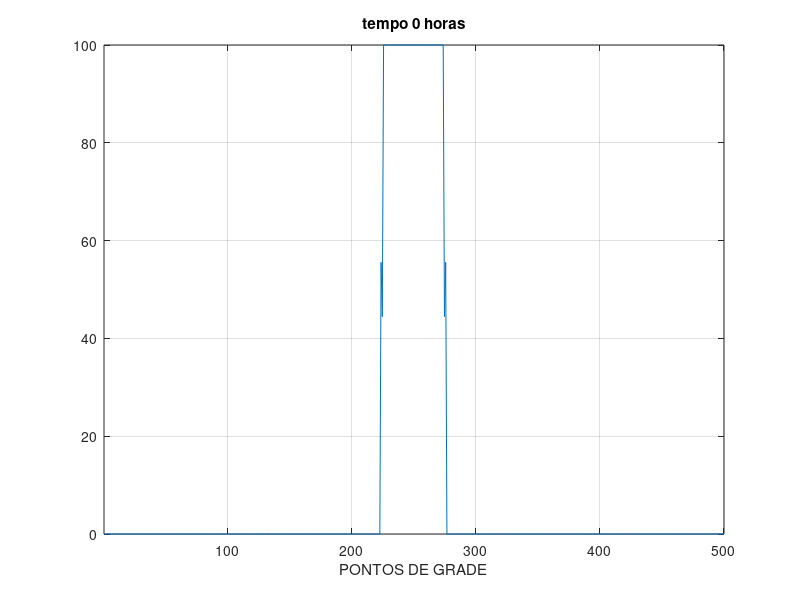
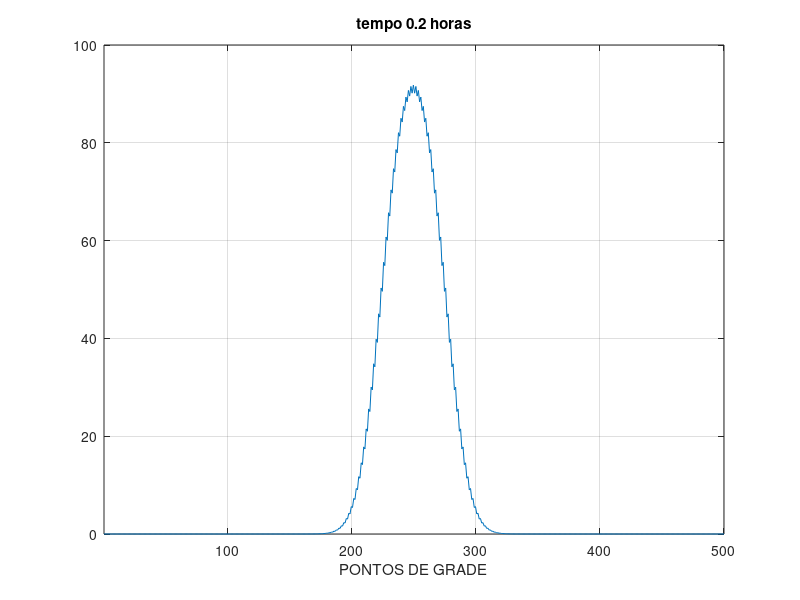
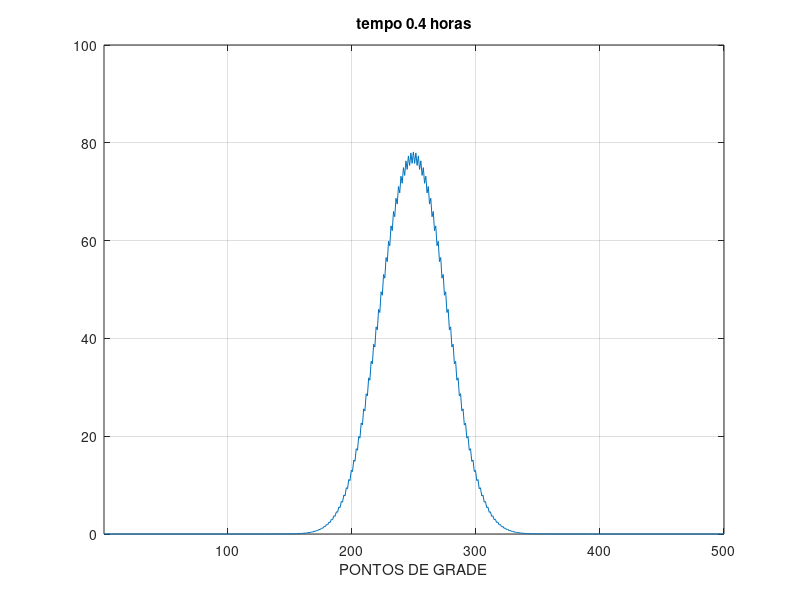
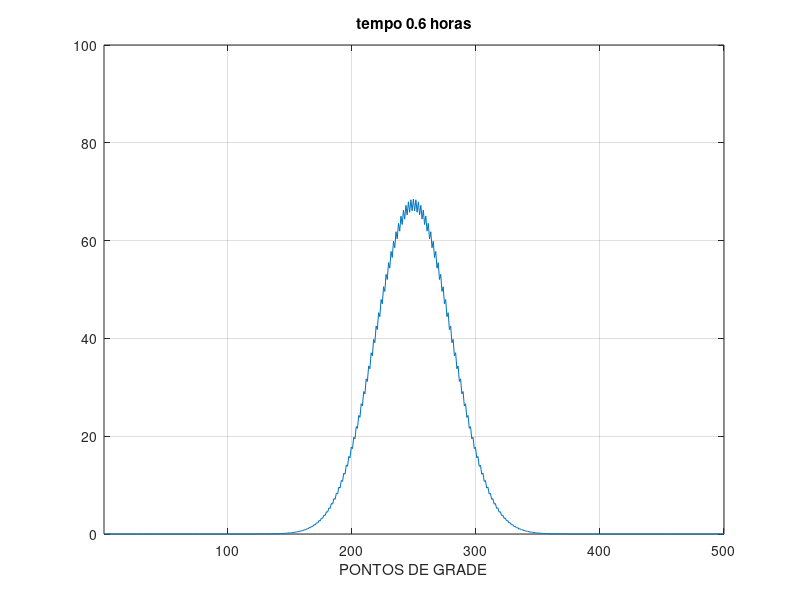

These figures' MATLAB source, in order:
%%%%%%%%%%%%%%%%%%%%%%%%%%%%%%%%%%%%%%%%%%%%%%%%%%%%%%%
%Equacao de difusao unidimensional p/ sinal retangular%
%c(x)=0 para x < 225 e x > 275                        %
%c(x)=100 para 225 <=  x <= 275                       %
%solucao atraves de esquema pseudo-implicito          %
%%%%%%%%%%%%%%%%%%%%%%%%%%%%%%%%%%%%%%%%%%%%%%%%%%%%%%%

clear all
close all

%parametros iniciais
jmax=500;  %numero de pontos de grade
mmax=1900; %numero de passos de tempo

%condicao inicial
j=1:jmax;
catu(j)=0;
catu(225:275)=100; 

Dh=10;   %em m2/s
T=4;     %em s
h=8;     %em m 
q=Dh*T/(h*h);

%esquema pseudo-implicito cent t, centr em x
cant=catu;
cren=catu;
freqplot=180;
kplot=179;
kcig=0;
for m=3:mmax
    tempo=(m-3)*T;
    kplot=kplot+1;
    cren(2:jmax-1)=(cant(2:jmax-1)+ 2*q*(catu(3:jmax)-cant(2:jmax-1)+catu(1:jmax-2)))/(1+2*q);
    cren((cren<0))=0;
    cant=catu;
    catu=cren;
    if(kplot==freqplot)
    kplot=0;
    XX=num2str(tempo);
    eval(['save -ascii cren_pseu',XX,'.dat cren']);
    figure(1)
    plot(cren)
    grid on
    axis([1 jmax 0 100]);
    title(['tempo ',num2str(tempo/3600),' horas'])
    xlabel('PONTOS DE GRADE')
    grafico=['print -djpeg tempo_pseu',XX];
    eval(grafico);
    end
end
